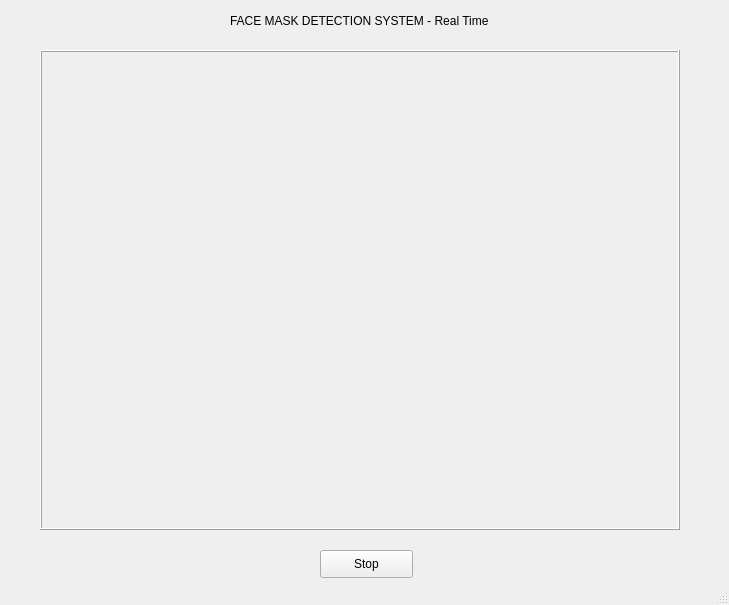
<?xml version="1.0" encoding="UTF-8"?>
<ui version="4.0">
 <class>MainWindow</class>
 <widget class="QMainWindow" name="MainWindow">
  <property name="geometry">
   <rect>
    <x>0</x>
    <y>0</y>
    <width>729</width>
    <height>605</height>
   </rect>
  </property>
  <property name="windowTitle">
   <string>Face Mask Detection</string>
  </property>
  <property name="styleSheet">
   <string notr="true">font: 10pt &quot;Palatino Linotype&quot;;
</string>
  </property>
  <widget class="QWidget" name="centralwidget">
   <widget class="QLabel" name="TitleLabel">
    <property name="geometry">
     <rect>
      <x>230</x>
      <y>0</y>
      <width>281</width>
      <height>41</height>
     </rect>
    </property>
    <property name="text">
     <string>FACE MASK DETECTION SYSTEM - Real Time</string>
    </property>
   </widget>
   <widget class="QPushButton" name="pushButton">
    <property name="geometry">
     <rect>
      <x>320</x>
      <y>550</y>
      <width>93</width>
      <height>28</height>
     </rect>
    </property>
    <property name="text">
     <string>Stop</string>
    </property>
   </widget>
   <widget class="QLabel" name="cameraOutput">
    <property name="geometry">
     <rect>
      <x>40</x>
      <y>50</y>
      <width>640</width>
      <height>480</height>
     </rect>
    </property>
    <property name="frameShape">
     <enum>QFrame::Box</enum>
    </property>
    <property name="frameShadow">
     <enum>QFrame::Raised</enum>
    </property>
    <property name="text">
     <string/>
    </property>
   </widget>
   <zorder>cameraOutput</zorder>
   <zorder>TitleLabel</zorder>
   <zorder>pushButton</zorder>
  </widget>
  <widget class="QMenuBar" name="menubar">
   <property name="geometry">
    <rect>
     <x>0</x>
     <y>0</y>
     <width>729</width>
     <height>24</height>
    </rect>
   </property>
  </widget>
  <widget class="QStatusBar" name="statusbar"/>
 </widget>
 <resources/>
 <connections>
  <connection>
   <sender>pushButton</sender>
   <signal>clicked()</signal>
   <receiver>MainWindow</receiver>
   <slot>clickedStop()</slot>
   <hints>
    <hint type="sourcelabel">
     <x>366</x>
     <y>587</y>
    </hint>
    <hint type="destinationlabel">
     <x>364</x>
     <y>299</y>
    </hint>
   </hints>
  </connection>
 </connections>
 <slots>
  <slot>clickedStop()</slot>
 </slots>
</ui>
